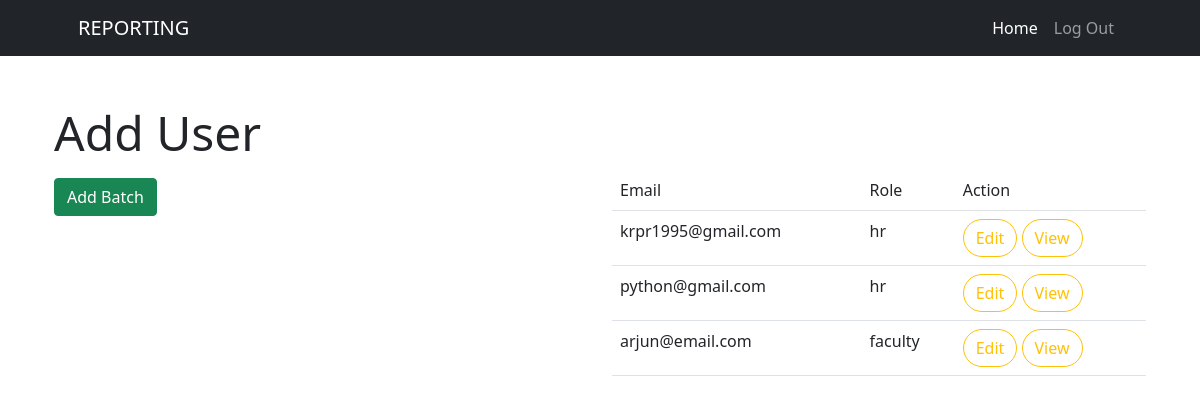
Page /centerhead/users/list (signed in) on the earlier database version.
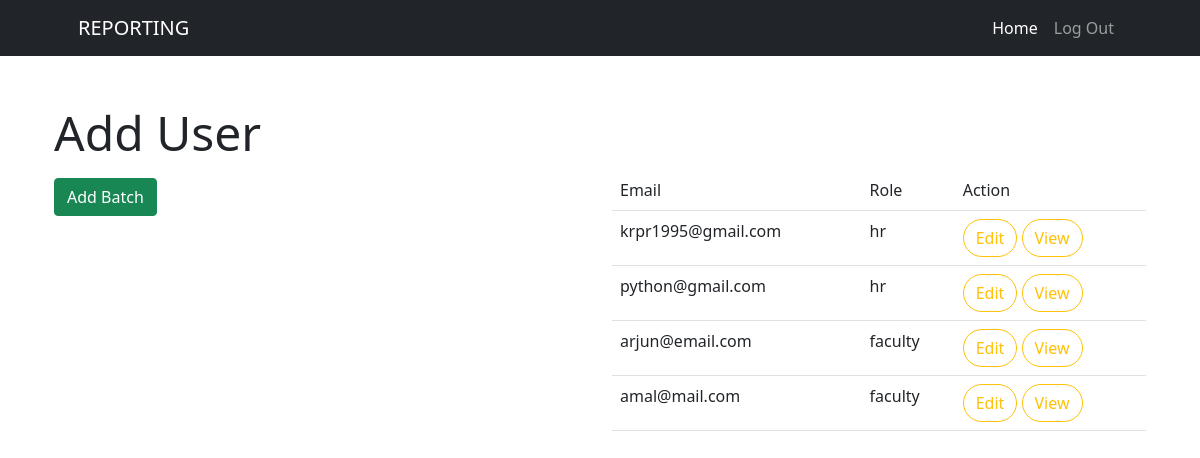
Same page on the later database version.
### reporting/models.py (models this page shows, shortened)
class MyUser(AbstractBaseUser):
    email = models.EmailField(
        verbose_name='email address',
        max_length=255,
        unique=True,
    )
    options=(("hr","hr"),
             ("faculty","faculty"),
             ("counsillor","counsillor")
             )
    role=models.CharField(max_length=40,choices=options,default="faculty")
    is_active = models.BooleanField(default=True)
    is_admin = models.BooleanField(default=False)
    objects = MyUserManager()
    USERNAME_FIELD = 'email'
    REQUIRED_FIELDS = ['role','password']

### reporting/views.py (the view)
# urls.py: path("users/list",views.UserList.as_view(),name='user_list'),
@method_decorator(admin_permission_required,name="dispatch")
class UserList(ListView):
    model = MyUser
    template_name = 'reporting/user_list.html'
    context_object_name ='users'

### reporting/templates/reporting/user_list.html (shortened to what this page needs)
<!DOCTYPE html>
{%extends 'reporting/base.html' %}
{%block body_block%}
<div class="container">
    <div class="row mt-5">
        <h3 class="display-5 ">Add User</h3>
        <div class="col-4 mt-2">
            <form action="" method="post">
                <input type="submit" value="Add Batch" class="btn btn-success">
            </form>
        </div>
        <div class="col-2"></div>
        <div class="col-6">
            <table class="table">
                <tr>
                    <td>Email</td>
                    <td>Role</td>
                    <td>Action</td>
                </tr>
                {%for user in users%}
                <tr>
                    <td>{{user.email}}</td>
                    <td>{{user.role}}</td>
                    <td><a href="{%url 'user_edit' user.id%}" class="btn btn-outline-warning rounded-pill">Edit</a>
                        <a href="{%url 'userdetails' user.id%}" class="btn btn-outline-warning rounded-pill">View</a>
                    </td>
                </tr>
                {%endfor%}
            </table>
        </div>
    </div>
</div>
{% endblock %}

Differences in the rows shown:
added MyUser: email "amal@mail.com", role "faculty"
